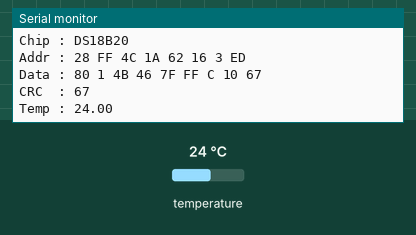
Simulated run of this sketch. Board: Arduino Uno, built with avr-gcc and run on an emulated ATmega328P. Parts: the last lines printed to the serial monitor. The inputs (shaded band) are chosen by the test bench; at power-on: temperature 24 °C.

Above: at 8.0 s.
8.1 s: temperature set to 12 °C
At 13.4 s:
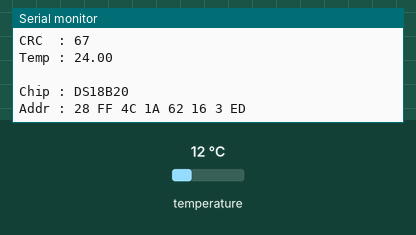
21.0 s: temperature set to 28 °C
At 27.1 s:
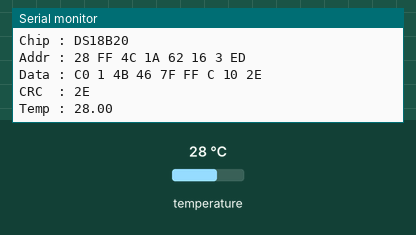
28.4 s: temperature set to 33 °C
At 33.3 s:
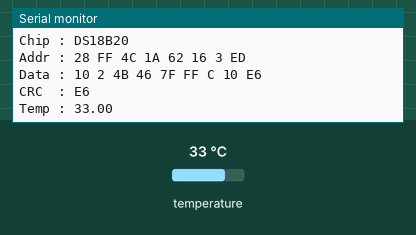
40.1 s: temperature set to 7 °C
At 45.7 s:
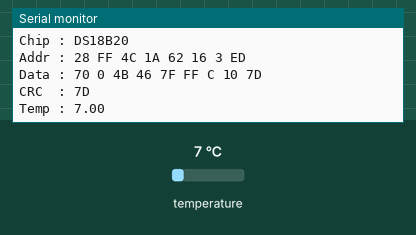
47.5 s: temperature set to 10 °C
At 51.9 s:
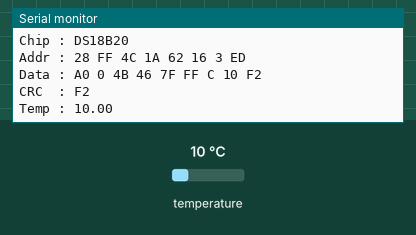
54.9 s: temperature set to 8 °C
At 58.1 s:
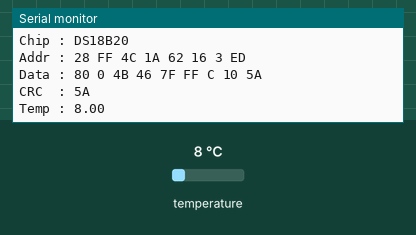
Timing chart, 0 to 59.6 s (numbered marks = the images above; inputs shaded):
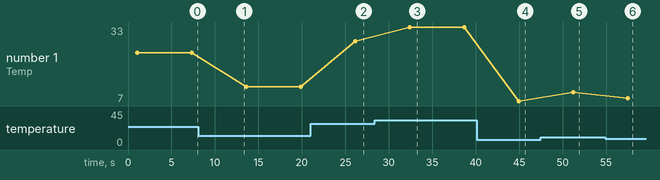

The sketch:

sketch_onewire_DS18x20.ino
```cpp
/* One Wire - Example to Use

   We made the experiments with a Seeed Studio SEN08011P Temp Sensor
   the chip inside this sensor is the widely adopted DS18B20 product
   by Maxim/Dallas!

   Keep in Mind : The ds.search(addr) works like an iterator, if a
       device is found the address is put in the byte addr[8] var
       but the next time the method is call without the reset_search()
       the ds.search(addr) search for next device!

   See the README.md file for a brief reference to the functions of
   the OneWire library.

   Author : Canali Marco
   Date : 11/11/2014

*/

// -------------------------- Library ---------------------------
// on pin 7 (a 4.7k resistor necessary if not Seeed Studio)
#include <OneWire.h>

// ---------------------------- Init ----------------------------
byte addr[8];
byte data[12];

int type_s = 0;
int i = 0;

OneWire ds(7);

// --------------------------- getChip --------------------------
void getChip(byte a[8]){
   // the first ROM byte indicates which chip
  switch (a[0]) {
    case 0x10:
      Serial.println("Chip : DS18S20");  // or old DS1820
      type_s = 1;
      break;
    case 0x28:
      Serial.println("Chip : DS18B20");
      type_s = 0;
      break;
    case 0x22:
      Serial.println("Chip : DS1822");
      type_s = 0;
      break;
    default:
      Serial.println("Device is not a DS18x20 family device.");

  }
}

// -------------------------- printAddr() ------------------------
void printAddr(byte ad[8]){
    Serial.print("Addr : ");
    for(i = 0; i < 8; i++){

        Serial.print(ad[i], HEX);
        Serial.print(" ");
    }
    Serial.println("");
}

// -------------------------- readData() ------------------------
void readData(){
   // start conversion, with parasite power on at the end
   ds.write(0x44, 1);
   // maybe 750ms is enough, maybe not
   delay(1000);

   // reset the 1-wire bus. needed before communicating with any device
   ds.reset();
   // select a device based on its address. After a reset, this is needed
   // to choose which device you will use, and then all communication will
   // be with that device, until another reset
   ds.select(addr);

   // read the Scratchpad
   ds.write(0xBE);

   Serial.print("Data : ");
   // read the 9 bytes of the Scratchpad (12 bytes with other models)
   for ( i = 0; i < 9; i++) {           // we need 9 bytes
      data[i] = ds.read();
      Serial.print(data[i], HEX);
      Serial.print(" ");
  }
  Serial.println("");

}

// ------------------------- printCRC() ------------------------
void printCRC(byte dta[12]){
    Serial.print("CRC  : ");
    Serial.print(OneWire::crc8(data, 8), HEX);
    Serial.println();
}

// -------------------------- getTemp() -------------------------
// convert : 16bit signed integer -> should be stored in init16_t
float getTemp(){
    int16_t raw = (data[1] << 8) | data[0];
  if (type_s) {
    raw = raw << 3; // 9 bit resolution default
    if (data[7] == 0x10) {
      // "count remain" gives full 12 bit resolution
      raw = (raw & 0xFFF0) + 12 - data[6];
    }
  } else {
    byte cfg = (data[4] & 0x60);
    // at lower res, the low bits are undefined, so let's zero them
    if (cfg == 0x00) raw = raw & ~7;  // 9 bit resolution, 93.75 ms
    else if (cfg == 0x20) raw = raw & ~3; // 10 bit res, 187.5 ms
    else if (cfg == 0x40) raw = raw & ~1; // 11 bit res, 375 ms
    //// default is 12 bit resolution, 750 ms conversion time
  }
   return (float)raw / 16.0;
}

// ------------------------- printTemp() ------------------------
void printTemp(){
    Serial.print("Temp : ");
    Serial.println(getTemp());
}

// --------------------------- SetUp ----------------------------
void setup() {
  // start the serial comm
  Serial.begin(9600);

}

// ---------------------------- Loop ----------------------------
void loop(void) {

  // Search next device, addr is an 8 byte array. device is found 1
  if(!ds.search(addr)){
      Serial.println("NO Address");
      ds.reset_search();
      delay(250);
  }else{
      Serial.println(" ");
      // print the Chip type
      getChip(addr);
      printAddr(addr);
      readData();
      printCRC(data);
      printTemp();

      // reset the addr
      ds.reset_search();
      delay(250);
  }

  delay(5000);
}
```

Measured:
- after the input at 21.0 s, the serial monitor: prints a new line after 5.1 s (image 2)
- after the input at 28.4 s, the serial monitor: prints a new line after 4.0 s (image 3)
- after the input at 40.1 s, the serial monitor: prints a new line after 4.8 s (image 4)
- after the input at 47.5 s, the serial monitor: prints a new line after 3.7 s (image 5)
- after the input at 54.9 s, the serial monitor: prints a new line after 2.6 s (image 6)
- plotted number 1: 24 → 12 after the input at 8.1 s, 28 → 33 after the input at 28.4 s, 10 → 8 after the input at 54.9 s
